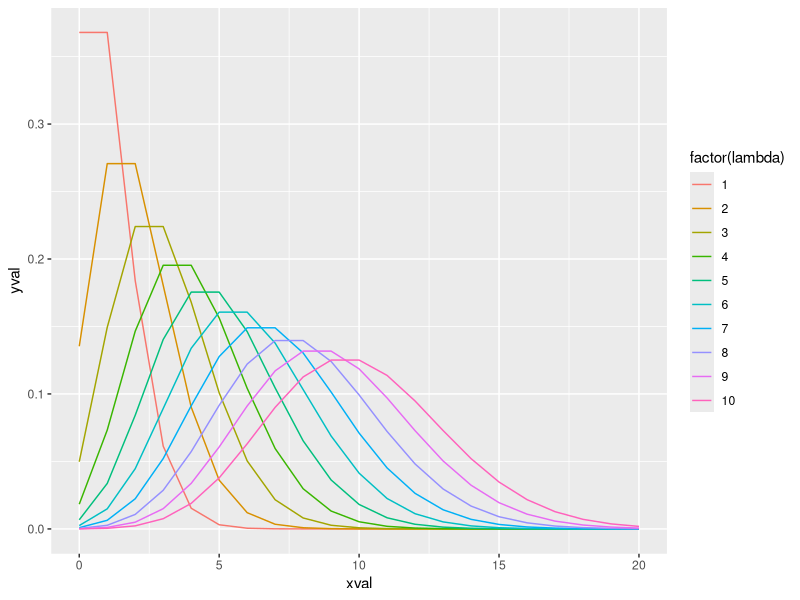

Here is the R script that generated this plot:
# https://stackoverflow.com/questions/15418295/automatically-update-graph-title-with-parameter
library(ggplot2)
xval <- rep(0:20,10)
lambda <- rep(1:10,21)
yval <- exp(- lambda)*lambda**xval/gamma(xval+1)
the_new_data_frame <- data.frame(cbind(xval,lambda,yval))

plot1 <- ggplot(the_new_data_frame, aes(xval, yval)) + geom_line(aes(colour=factor(lambda)))
plot1
# plot1 + facet_grid(~lambda)